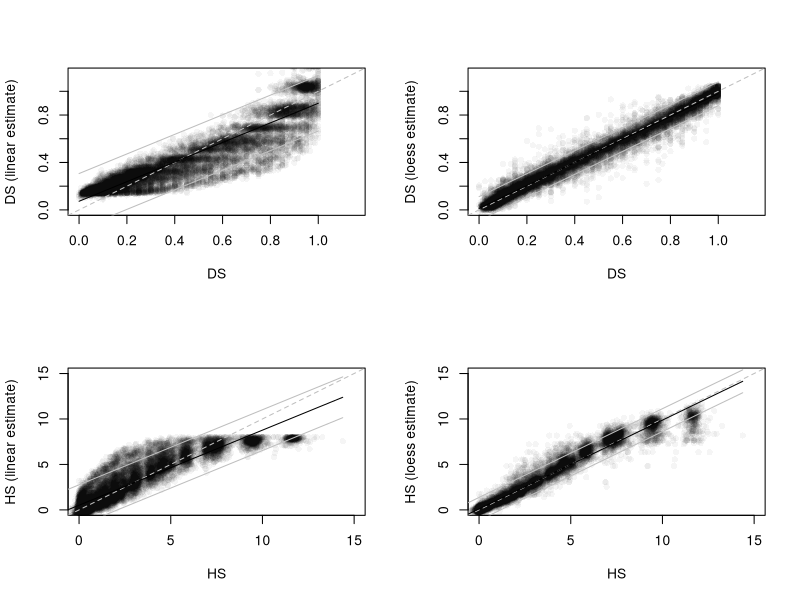

Write the R code that produced this figure.
# build the model
# the data used to build model was generated through ItterateDatasets function with following settings:
# analysis to get HS values up to about 10 for DS and HS conversions
# iRange <- c(5, 15, 20, 25, 30, 35, 40) # range for number of individuals:
# oRange <- c(4, 8, 12, 16, 20) # range for number of observations = calls
# pRange <- c(2, 4, 6, 8, 10) #, 6, 8, 10)  # range for number of parameters = pcs
# itRange <- c(1:10)# range for number of iterations
# idRange <- c(0.1, 0.25, 0.5, 0.75, 1, 1.33, 1.66, 2)
# covRange <- c(0)
# dataz <- ItterateDatasets(covRange,idRange,iRange,oRange,pRange,itRange) 

dataz <- read.delim('data-HSxDSconversion-model building data.csv', sep=';', header=T) # load data for model building

w <- dataz$i
x <- dataz$o
y <- dataz$DS
z <- dataz$HS
  
m1 <- loess(z ~ w + x + y, span=.7, degree=2) # DS to HS loess
m2 <- loess(y ~ w + x + z, span=.7, degree=2) # HS to DS loess
m3 <- lm(z ~ y) # DS to HS linear
m4 <- lm(y ~ z) # HS to DS linear
  



# test the model
# separate dataset was used to test the model; the dataset was build again with the same settings as the previous dataset

dataz <- read.delim('data-HSxDSconversion-model testing data.csv', header=T, sep=';') 


pdf("mygraph.pdf", width=7, height=7)
par(mfrow=c(2,2))



#### comparison of real and estimated DS (linear) #####
DSest <- na.omit(dataz$DSestLin)
DSreal <- na.omit(dataz$DS)
#DSest <- na.omit(dataz$DSestLin[which(dataz$HS<8)])
#DSreal <- na.omit(dataz$DS[which(dataz$HS<8)])

summary(lm(DSest~DSreal))
plot(DSest~DSreal, xlim=c(0,1.15), xlab='DS',ylim=c(0,1.15), ylab='DS (linear estimate)', col=rgb(0,0,0,10,maxColorValue=255), pch=16)
abline(0,1, col='grey', lwd=1, lty=2)
new.data <- predict(lm(DSest~DSreal),interval="prediction")  
S <- sqrt((sum((new.data[,1] - DSest)^2)) / length(DSest))
PI <- new.data[1,1] - new.data[1,2]
print(paste('Standard error of estimate:', round(S, 2)))
print(paste('Prediction interval:', round(PI, 2)))

lines(DSreal,new.data[,1],col="black",lwd=1)
lines(DSreal,new.data[,2],col="grey",lwd=1)
lines(DSreal,new.data[,3],col="grey",lwd=1)



#### comparison of real and estimated DS (loess) #####
DSest <- na.omit(dataz$DSestLoess)
DSreal <- na.omit(dataz$DS)
#DSest <- na.omit(dataz$DSestLoess[which(dataz$HS<8)])
#DSreal <- na.omit(dataz$DS[which(dataz$HS<8)])

summary(lm(DSest~DSreal))
plot(DSest~DSreal, xlim=c(0,1.15), xlab='DS', ylim=c(0,1.15), ylab='DS (loess estimate)', col=rgb(0,0,0,10,maxColorValue=255), pch=16)
abline(0,1, col='grey', lwd=1, lty=2)
new.data <- predict(lm(DSest~DSreal),interval="prediction")  
S <- sqrt((sum((new.data[,1] - DSest)^2)) / length(DSest))
PI <- new.data[1,1] - new.data[1,2]
print(paste('Standard error of estimate:', round(S, 2)))
print(paste('Prediction interval:', round(PI, 2)))

lines(DSreal,new.data[,1],col="black",lwd=1)
lines(DSreal,new.data[,2],col="grey",lwd=1)
lines(DSreal,new.data[,3],col="grey",lwd=1)



#### comparison of real and estimated HS (linear) #####
HSest <- na.omit(dataz$HSestLin)
HSreal <- na.omit(dataz$HS)
#HSest <- HSest[which(HSreal<8)]
#HSreal <- HSreal[which(HSreal<8)]

summary(lm(HSest~HSreal))
plot(HSest~HSreal, xlim=c(0,15), xlab='HS', ylim=c(0,15), ylab='HS (linear estimate)', col=rgb(0,0,0,10,maxColorValue=255), pch=16)
abline(0,1, col='grey', lwd=1, lty=2)
new.data <- predict(lm(HSest~HSreal),interval="prediction")  
S <- sqrt((sum((new.data[,1] - HSest)^2)) / length(HSest))
PI <- new.data[1,1] - new.data[1,2]
print(paste('Standard error of estimate:', round(S, 2)))
print(paste('Prediction interval:', round(PI, 2)))

lines(HSreal,new.data[,1],col="black",lwd=1)
lines(HSreal,new.data[,2],col="grey",lwd=1)
lines(HSreal,new.data[,3],col="grey",lwd=1)



#### comparison of real and estimated HS (loess) #####
HSest <- na.omit(dataz$HsestLoess)
HSreal <- na.omit(dataz$HS)
#HSest <- HSest[which(HSreal<8)]
#HSreal <- HSreal[which(HSreal<8)]

summary(lm(HSest~HSreal))
plot(HSest~HSreal, xlim=c(0,15), xlab='HS', ylim=c(0,15), ylab='HS (loess estimate)', col=rgb(0,0,0,10,maxColorValue=255), pch=16)
abline(0,1, col='grey', lwd=1, lty=2)
new.data <- predict(lm(HSest~HSreal),interval="prediction")  
S <- sqrt((sum((new.data[,1] - HSest)^2)) / length(HSest))
PI <- new.data[1,1] - new.data[1,2]
print(paste('Standard error of estimate:', round(S, 2)))
print(paste('Prediction interval:', round(PI, 2)))

lines(HSreal,new.data[,1],col="black",lwd=1)
lines(HSreal,new.data[,2],col="grey",lwd=1)
lines(HSreal,new.data[,3],col="grey",lwd=1)

dev.off()

  





